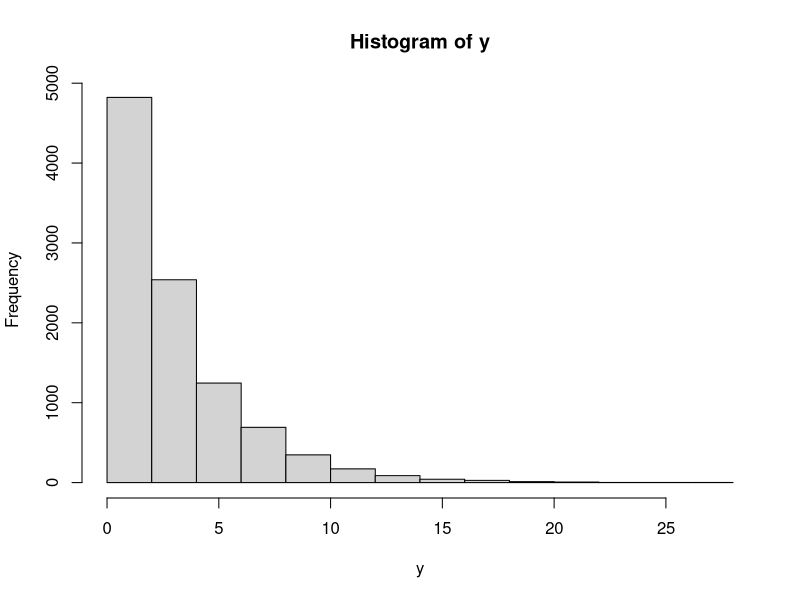
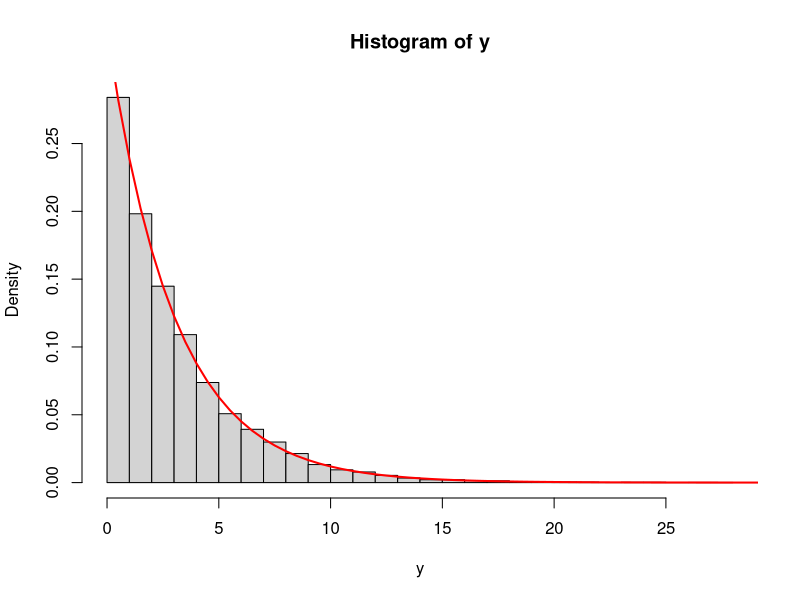
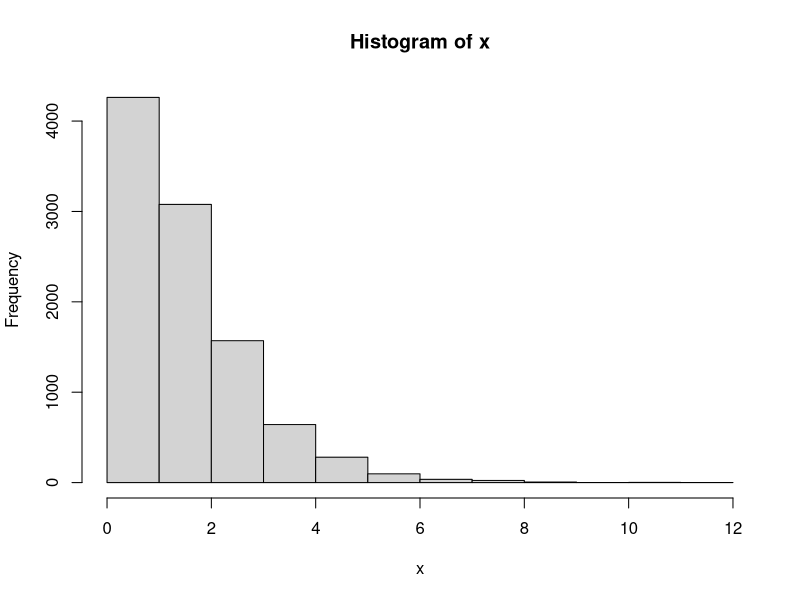
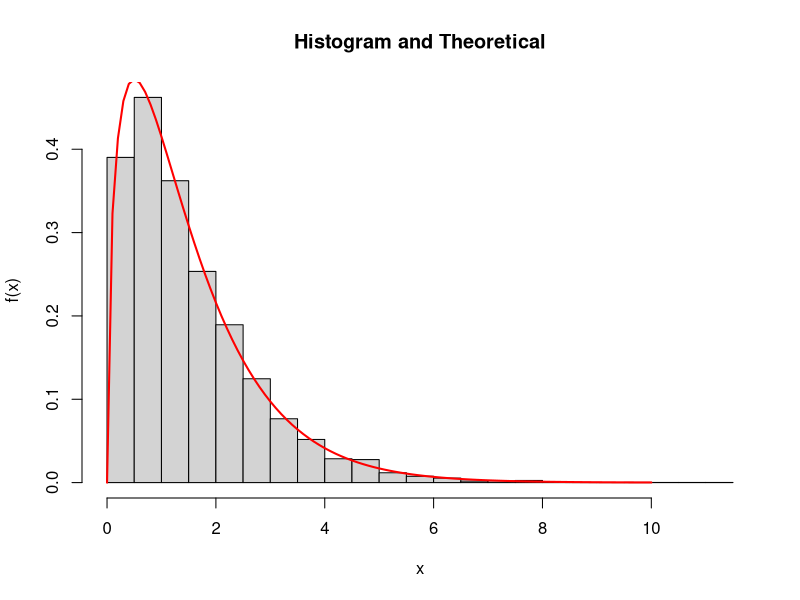
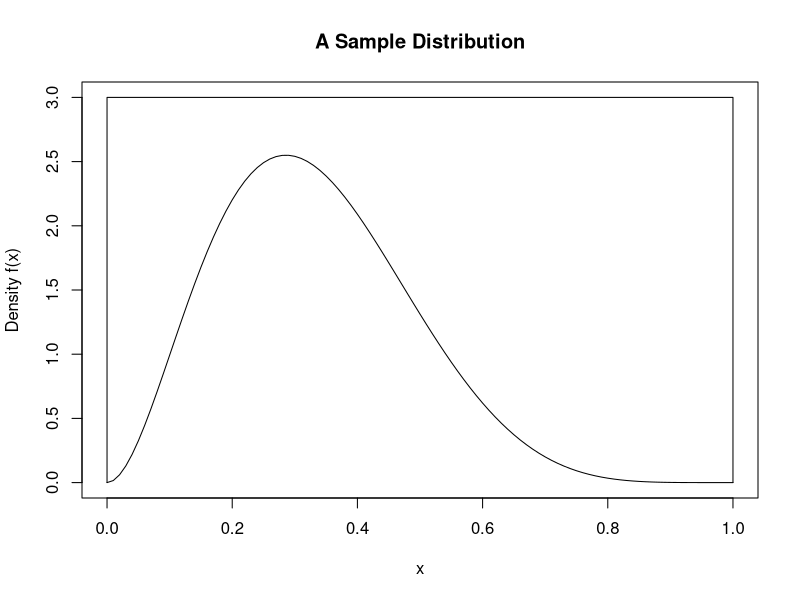
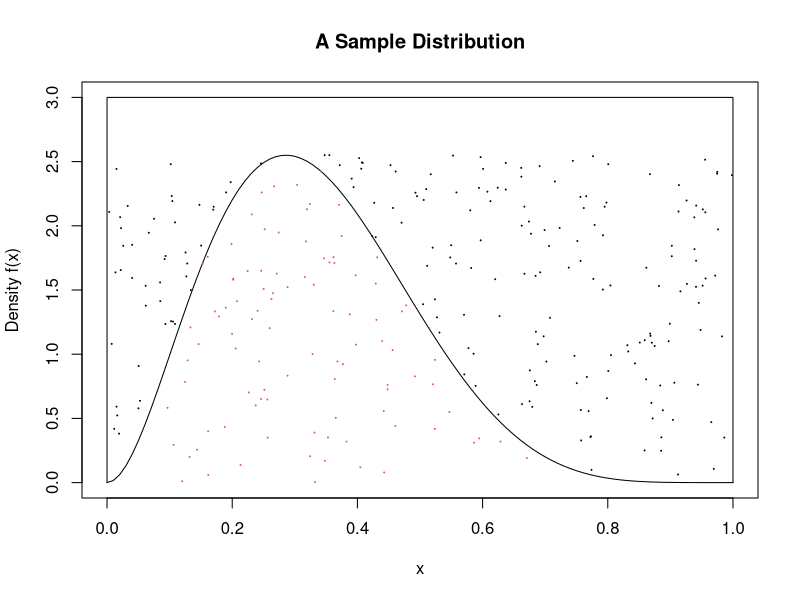
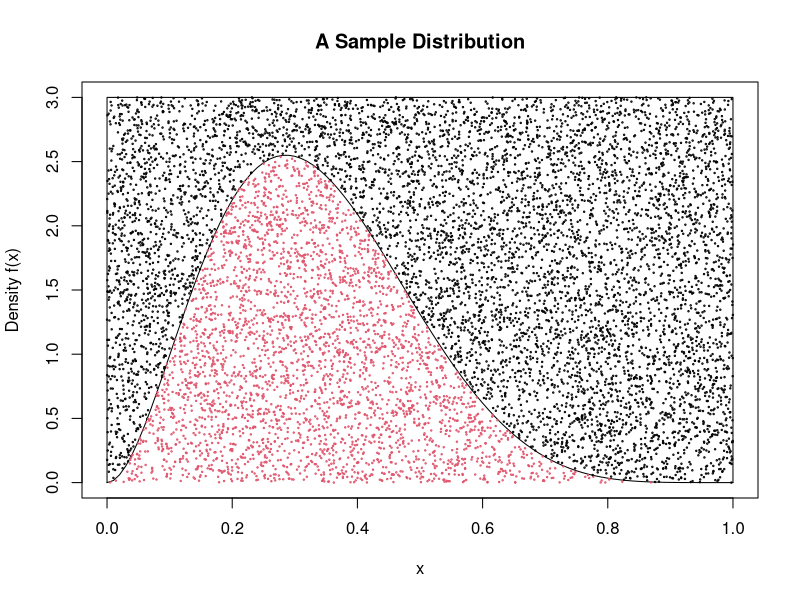

The R source for these figures, in order:
## ---- chunk 1
my.binom.1 <- function(n=1, p=1/3){
  u <- runif(n)
  binom <- sum(u<p)
  return(binom)
}

my.binom.1(1000)
my.binom.1(1000, .5)
## ---- chunk 2
my.binom.2 <- function(n=1, p=1/3){
  u <- runif(1)
  binom <- qbinom(u, size=n, prob=p)
  return(binom)
}

my.binom.2(1000)
my.binom.2(1000, .5)
## ---- chunk 3
x <- runif(10000)
y <- - 3 * log(1-x)
hist(y)
mean(y)
## ---- chunk 4
true.x <- seq(0,30, .5)
true.y <- dexp(true.x, 1/3)
hist(y, freq=F, breaks=30)
points(true.x, true.y, type="l", col="red", lw=2)
## ---- chunk 5
ar.gamma <- function(n=100){
x <- double(n)
i <- 1
while(i < (n+1)) {
	u <- runif(1)
	if(u < .5){
		y <- -1 * log(1-runif(1))
	} else {
		y <- sum(-1 * log(1-runif(2)))
	}
	u <- runif(1)
	temp <- 2 * sqrt(y) / (1+y)
	if(u < temp){
		x[i] <- y
		i <- i+1
	}
}
return(x)
}
## ---- chunk 6
x <- ar.gamma(10000)
hist(x)
mean(x)
## ---- chunk 7
true.x <- seq(0,10, .1)
true.y <- dgamma(true.x, 3/2, 1)
hist(x, freq=F, breaks=30, xlab="x", ylab="f(x)", main="Histogram and Theoretical")
points(true.x, true.y, type="l", col="red", lw=2)
## ---- chunk 8
plot(c(0,1), c(0,3), ty="n", main="A Sample Distribution", ylab="Density f(x)", xlab="x")
curve (dbeta(x, 3, 6), add=TRUE)
lines(c(0,0,1,1), c(0,3,3,0))
## ---- chunk 9
x1 <- runif(300, 0, 1); y1 <- runif(300, 0, 2.6); 
selected <- y1 < dbeta(x1, 3, 6)
## ---- chunk 10
plot(c(0,1), c(0,3), ty="n", main="A Sample Distribution", 
     ylab="Density f(x)", xlab="x")
curve (dbeta(x, 3, 6), add=TRUE)
lines(c(0,0,1,1), c(0,3,3,0))
points (x1, y1, col=1+1*selected, cex=0.1)
## ---- chunk 11
mean(selected)
accepted.points <- x1[selected]
mean(accepted.points < 0.5)
pbeta(0.5, 3, 6)
## ---- chunk 12
x2 <- runif(10000, 0, 1); y2 <- runif(10000, 0, 3); 
selected <- y2 < dbeta(x2, 3, 6)
mean(selected)
## ---- chunk 13
plot(c(0,1), c(0,3), ty="n", main="A Sample Distribution", 
     ylab="Density f(x)", xlab="x")
curve (dbeta(x, 3, 6), add=TRUE)
lines(c(0,0,1,1), c(0,3,3,0))
points (x2, y2, col=1+1*selected, cex=0.2)
